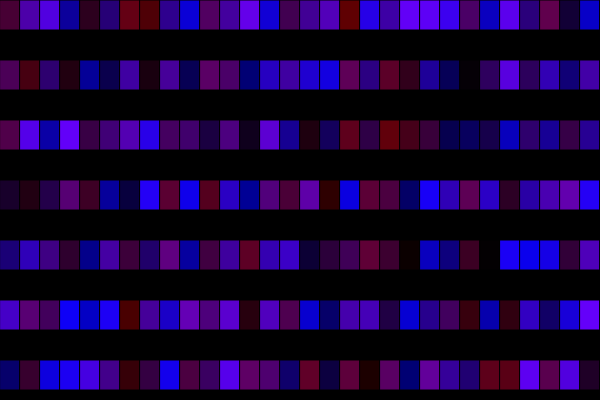
Frame 1 (no input)
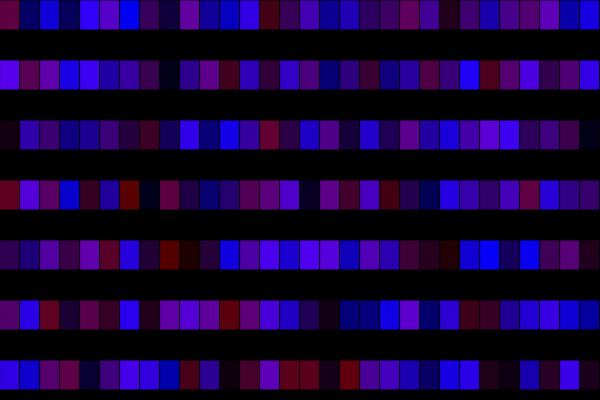
Frame 60 (no input)
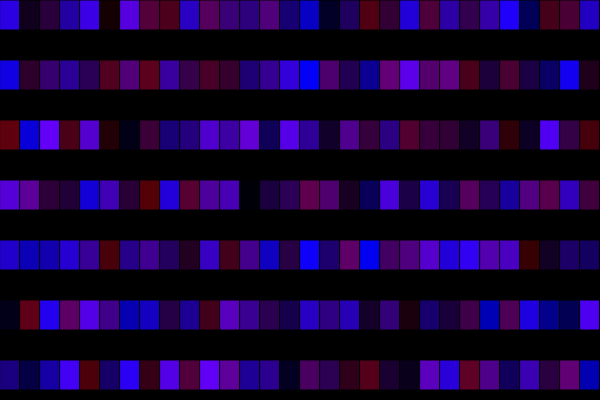
Frame 120 (the mouse pressed at the canvas centre since frame 60)

The p5.js sketch that drew these frames (run headless with seeded random() and noise() and a simulated clock; from frame 60 on, the mouse is pressed at the canvas centre):

// p5.js sketch
// ── sketch.js
var offset = 0;

function setup() {
  createCanvas(600, 400);
}

function draw() {
  background(0);

  for (var x = 0; x <= width; x += 20) {
    for (var y = 0; y <= height; y += 60) {
      fill(random(100), 0, random(250));
      //ellipse(x - offset, y - offset, 25, 25);
      rect(x - offset, y - offset, 20, 30);
    }
  }
}

// ── embed.html
<!DOCTYPE html>

<head>
    <title>embedded example</title>
    <script src="https://cdn.jsdelivr.net/npm/p5@1.4.0/lib/p5.min.js"></script>
    <script src="https://cdn.jsdelivr.net/npm/dat.gui@0.7.7/build/dat.gui.min.js"></script>

   
    <script src="sketch.js"></script>

    <!-- this line removes any default padding and style. you might only need one of these values set. -->
    <style>
        body {
            margin: 0;
            padding: 0;
            overflow: hidden;
        }

        canvas {
            margin: auto;
        }

        /* Quick and dirty way to change DAT GUI position if needed */
        .dg.a {
            /*margin-top: 45px !important;*/
        }
    </style>

</head>

<body>

</body>

</html>
